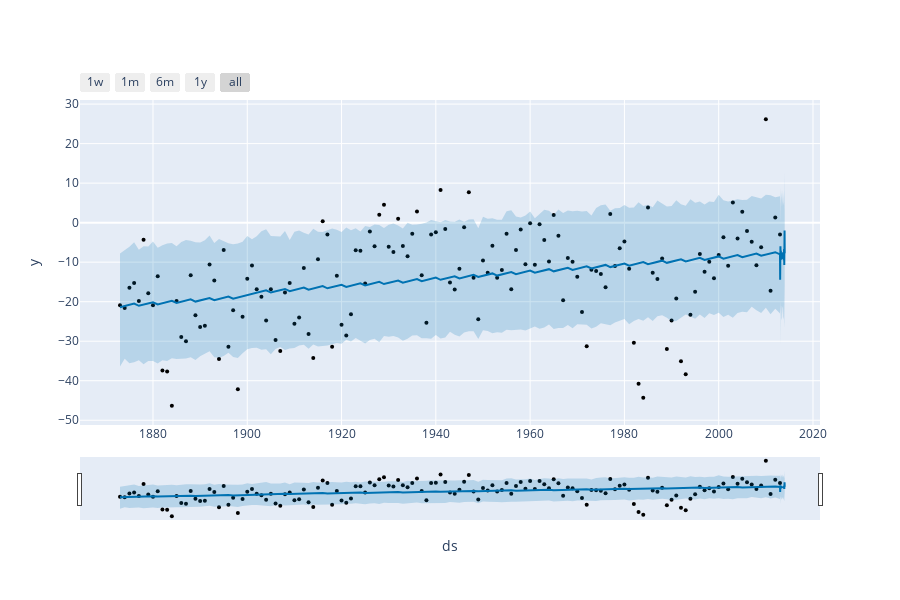

The notebook cell this image was saved under:
### Code cell
forecast = model.predict(future)
fig1 = plot_plotly(model, forecast)
fig1

### Figure 1 — Plotly figure (JSON) as saved in the notebook; plotly's stock layout.template omitted (floating-point values rounded to 4 significant figures; data arrays with more than 128 entries replaced by an {"elided": "..."} marker saying what was removed)
{"data": [{"marker": {"color": "black", "size": 4}, "mode": "markers", "name": "Actual", "type": "scatter", "x": {"elided": "141 str values"}, "y": {"elided": "141 float values"}}, {"hoverinfo": "skip", "line": {"width": 0}, "mode": "lines", "type": "scatter", "x": {"elided": "506 str values"}, "y": {"elided": "506 float values"}}, {"fill": "tonexty", "fillcolor": "rgba(0, 114, 178, 0.2)", "line": {"color": "#0072B2", "width": 2}, "mode": "lines", "name": "Predicted", "type": "scatter", "x": {"elided": "506 str values"}, "y": {"elided": "506 float values"}}, {"fill": "tonexty", "fillcolor": "rgba(0, 114, 178, 0.2)", "hoverinfo": "skip", "line": {"width": 0}, "mode": "lines", "type": "scatter", "x": {"elided": "506 str values"}, "y": {"elided": "506 float values"}}], "layout": {"height": 600, "showlegend": false, "width": 900, "xaxis": {"rangeselector": {"buttons": [{"count": 7, "label": "1w", "step": "day", "stepmode": "backward"}, {"count": 1, "label": "1m", "step": "month", "stepmode": "backward"}, {"count": 6, "label": "6m", "step": "month", "stepmode": "backward"}, {"count": 1, "label": "1y", "step": "year", "stepmode": "backward"}, {"step": "all"}]}, "rangeslider": {"visible": true}, "title": {"text": "ds"}, "type": "date"}, "yaxis": {"title": {"text": "y"}}}}
